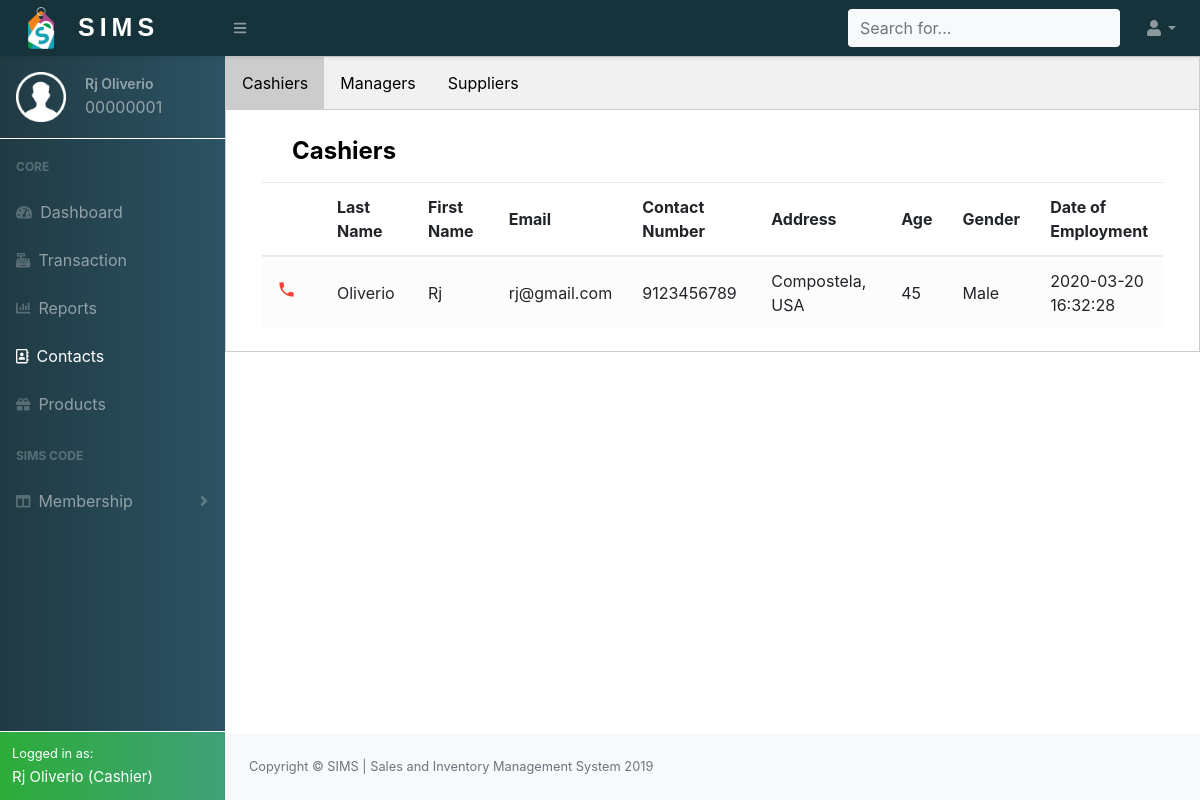
Before: /project/php/contacts.php (signed in) with the older database file.
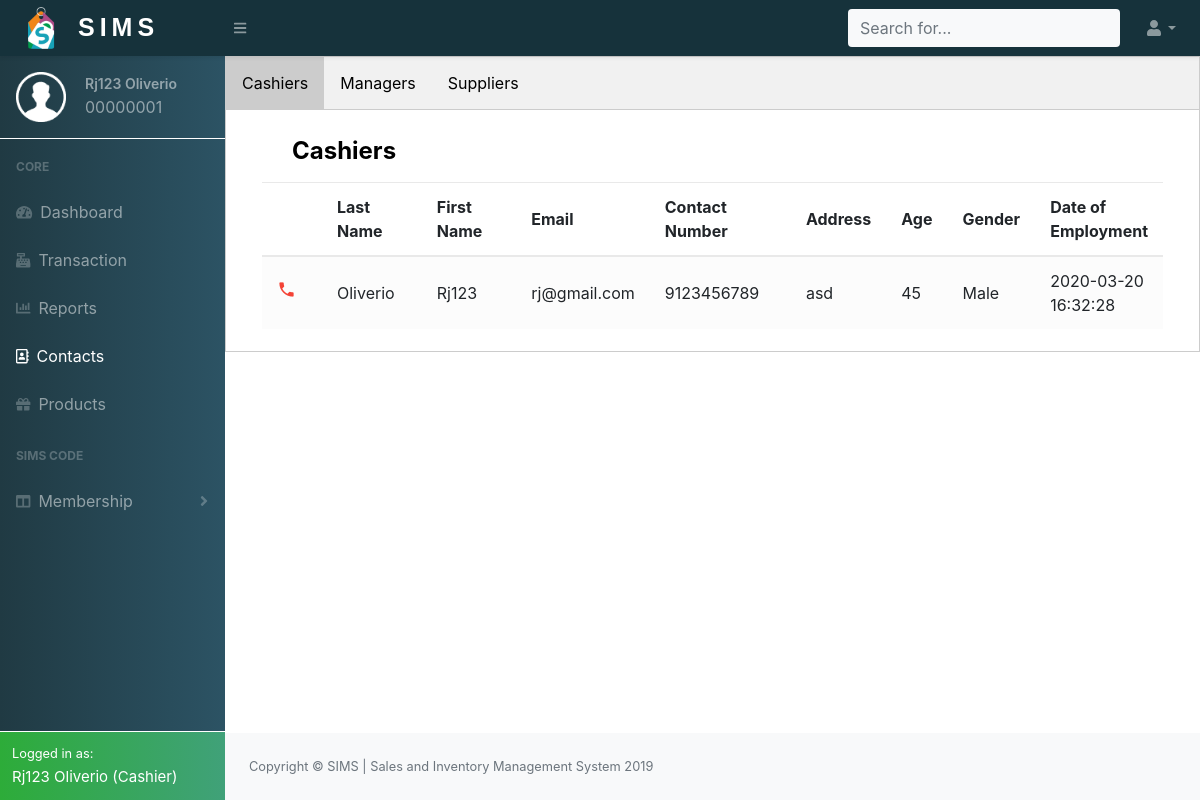
After: the same page with the newer database file.
### tables this page shows
CREATE TABLE `employee_accounts` (
  `Employee_id` int(8) UNSIGNED ZEROFILL NOT NULL,
  `Person_id` int(8) NOT NULL,
  `Password` varchar(255) NOT NULL
);

CREATE TABLE `person_info` (
  `Person_id` int(8) NOT NULL,
  `Fname` varchar(255) NOT NULL,
  `Lname` varchar(255) NOT NULL,
  `Email` varchar(255) NOT NULL,
  `Image` varchar(255) NOT NULL DEFAULT 'user.png',
  `Contact_no` varchar(15) NOT NULL,
  `Address` varchar(255) NOT NULL,
  `Age` int(3) DEFAULT NULL,
  `Gender` enum('Male','Female') DEFAULT NULL,
  `Date_added` datetime NOT NULL DEFAULT current_timestamp(),
  `Person_type` enum('Cashier','Manager','Supplier','Customer') NOT NULL
);

### project/php/dbconnect.php (called while the page is built, shortened)
<?php
    function runQuery($conn,$str){
        $res=mysqli_query($conn,$str);
        return $res;
    }
?>

### project/php/contacts.php (the view, shortened to what the changed rows need)
<?php
include_once('dbconnect.php');
if(isset($_SESSION['empid'])){
    $res=runQuery($conn,"SELECT * FROM employee_accounts INNER JOIN person_info ON employee_accounts.Person_id=person_info.Person_id WHERE employee_accounts.Employee_id='{$_SESSION['empid']}'");
    $res=mysqli_fetch_array($res);
}else{
    header("Location: ../index.php");
}
?>
<!DOCTYPE html>
<html lang="en">
<head>
    <link href="../css/contacts.css" rel="stylesheet" />
    <link href="../css/styles.css" rel="stylesheet" />
    <link href="https://cdn.datatables.net/1.10.20/css/dataTables.bootstrap4.min.css" rel="stylesheet"
 />
    <link rel="stylesheet" href="https://cdnjs.cloudflare.com/ajax/libs/easy-autocomplete/1.3.5/easy-autocomplete.css" />
</head>
<body class="sb-nav-fixed">
    <?php
       include('header.php');
    ?>
    <?php
               $queryP="SELECT * FROM person_info";
               $rs1=mysqli_query($conn,$queryP);
        ?>
    <div id="layoutSidenav_content">
        <main>
            <div id="Cashiers" class="tabcontent">
                <div class="container">
                    <div class="wrapper">
                        <div class="table-title">
                            <div class="row">
                                <div class="col-sm-6">
                                    <h2><b>Cashiers</b></h2>
                                </div>
                            </div>
                        </div>
                        <div class="table-responsive">
                        <table class="table table-striped table-hover">
                            <thead>
                                <tr>
                                    <th></th>
                                    <th>Last Name</th>
                                    <th>First Name</th>
                                    <th>Email</th>
                                    <th>Contact Number</th>
                                    <th>Address</th>
                                    <th>Age</th>
                                    <th>Gender</th>
                                    <th>Date of Employment</th>
                                </tr>
                            </thead>
                            <tbody>
                                <?php
                                         while($row=mysqli_fetch_array($rs1)){
                                             if($row['Person_type']=='Cashier'){
                                                ?>
                                <?php $id=$row['Person_id'];?>
                                <tr>
                                <td><a href="#sendmail<?php echo $id;?>" class="delete" data-toggle="modal"><i
                                                class="material-icons" data-toggle="tooltip"
                                                title="Contact">&#xE0CD;</i></a></td>
                                    <td><?php echo $row['Lname'];?></td>
                                    <td><?php echo $row['Fname'];?></td>
                                    <td><?php echo $row['Email'];?></td>
                                    <td><?php echo $row['Contact_no'];?></td>
                                    <td><?php echo $row['Address'];?></td>
                                    <td><?php echo $row['Age'];?></td>
                                    <td><?php echo $row['Gender'];?></td>
                                    <td><?php echo $row['Date_added'];?></td>
                                </tr>
                                <?php
                                             }
                                        }
                                    ?>
                            </tbody>
                        </table>
                        </div>
                    </div>
                </div>
            </div>
        </main>
    </div>
    </div>
</body>
</html>

### project/php/header.php (shortened to what the changed rows need)
<div id="layoutSidenav">
    <div id="layoutSidenav_nav">
        <nav class="sb-sidenav accordion sb-sidenav-dark navcolor" id="sidenavAccordion">
            <div class="sb-sidenav-menu">
                <div class="nav">
                    <div class="sb-nav-userinfo p-3">
                        <div class="float-left">
                            <img src="../images/<?php echo $res['Image']; ?>" width="50" height="50">
                        </div>
                        <div class="userdetails">
                            <p><?php echo $res['Fname']." ".$res['Lname']; ?></p>
                            <span><?php echo $res['Employee_id']; ?></span>
                        </div>
                    </div>
                </div>
            </div>
            <div class="sb-sidenav-footer bg-success logged border border-white border-right-0 border-bottom-0 border-left-0">
                <div class="small text-white">Logged in as:</div>
                <span class="text-white active-name "><?php echo $res['Fname']." ".$res['Lname']." (".$res['Person_type'].")"; ?></span>
            </div>
        </nav>
    </div>

Changed rows visible on the page:
changed through a linked row, employee_accounts "Oliverio": Person.Fname "Rj" → "Rj123"
changed person_info "Oliverio": Fname "Rj" → "Rj123"; Address "Compostela, USA" → "asd"
